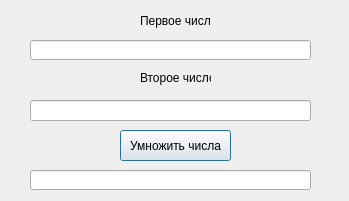
<?xml version="1.0" encoding="UTF-8"?>
<ui version="4.0">
 <class>Dialog</class>
 <widget class="QDialog" name="Dialog">
  <property name="geometry">
   <rect>
    <x>0</x>
    <y>0</y>
    <width>349</width>
    <height>201</height>
   </rect>
  </property>
  <property name="windowTitle">
   <string>Dialog</string>
  </property>
  <widget class="QPushButton" name="pushButton">
   <property name="geometry">
    <rect>
     <x>120</x>
     <y>130</y>
     <width>111</width>
     <height>31</height>
    </rect>
   </property>
   <property name="text">
    <string>Умножить числа</string>
   </property>
  </widget>
  <widget class="QLineEdit" name="lineEdit">
   <property name="geometry">
    <rect>
     <x>30</x>
     <y>40</y>
     <width>281</width>
     <height>20</height>
    </rect>
   </property>
   <property name="text">
    <string/>
   </property>
  </widget>
  <widget class="QLabel" name="label">
   <property name="geometry">
    <rect>
     <x>140</x>
     <y>10</y>
     <width>71</width>
     <height>21</height>
    </rect>
   </property>
   <property name="text">
    <string>Первое число</string>
   </property>
  </widget>
  <widget class="QLabel" name="label_2">
   <property name="geometry">
    <rect>
     <x>140</x>
     <y>70</y>
     <width>71</width>
     <height>16</height>
    </rect>
   </property>
   <property name="text">
    <string>Второе число</string>
   </property>
  </widget>
  <widget class="QLineEdit" name="lineEdit_2">
   <property name="geometry">
    <rect>
     <x>30</x>
     <y>100</y>
     <width>281</width>
     <height>21</height>
    </rect>
   </property>
   <property name="text">
    <string/>
   </property>
  </widget>
  <widget class="QLineEdit" name="label_3">
   <property name="geometry">
    <rect>
     <x>30</x>
     <y>170</y>
     <width>281</width>
     <height>20</height>
    </rect>
   </property>
   <property name="text">
    <string/>
   </property>
  </widget>
 </widget>
 <resources/>
 <connections/>
</ui>
